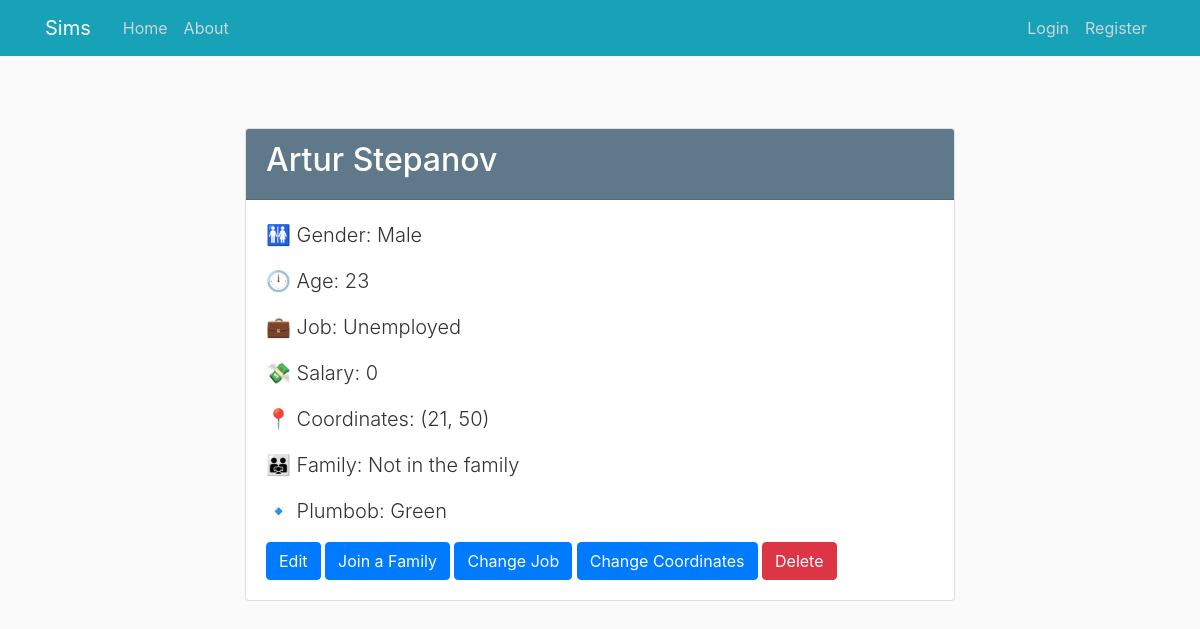
The app's page /human/2, older data.
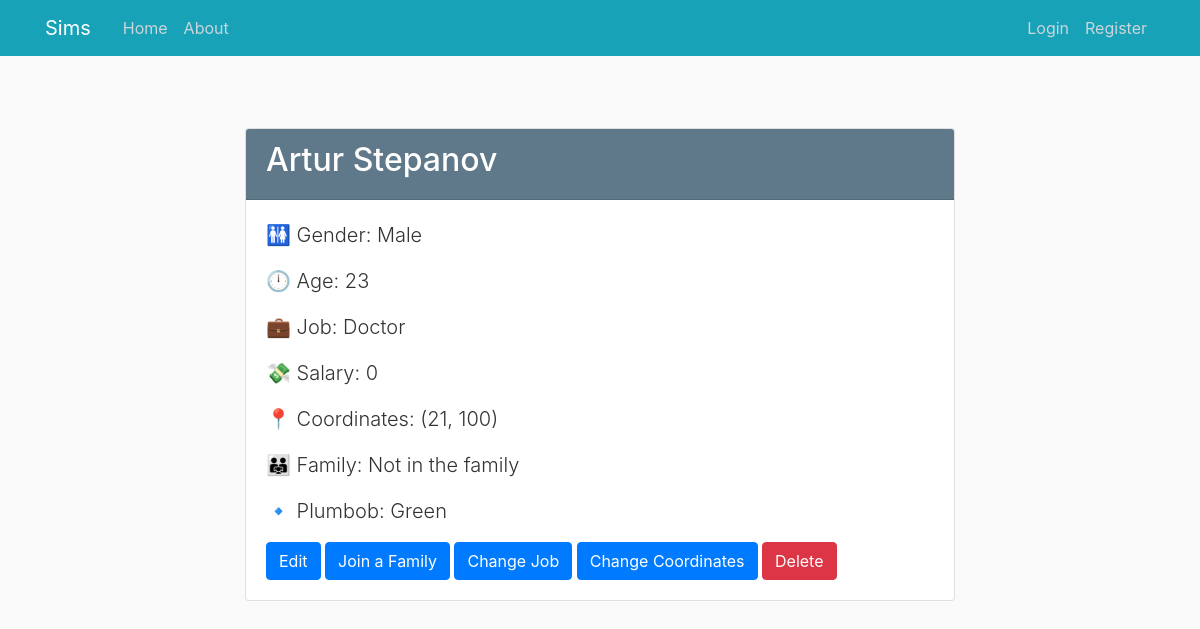
The same page, newer data.
### sims/models.py (models this page shows, shortened)
class Human(db.Model):
    id = db.Column(db.Integer, primary_key=True)
    name = db.Column(db.String(100), nullable=False)
    surname = db.Column(db.String(100), nullable=False)
    gender = db.Column(db.Enum(Gender), nullable=False)
    age = db.Column(db.Integer, nullable=False)
    job = db.Column(db.Enum(Job), default=Job.UNEMPLOYED)
    salary = db.Column(db.Integer, default=0)
    x_coordinate = db.Column(db.Integer, nullable=False, default=0)
    y_coordinate = db.Column(db.Integer, nullable=False, default=0)
    family_id = db.Column(db.Integer, db.ForeignKey('family.id'))
    plumbob = db.Column(db.Enum(Plumbob), default=Plumbob.GREEN)

### sims/humans/routes.py (the view)
@humans.route("/human/<int:human_id>")
def human(human_id):
    human = Human.query.get_or_404(human_id)
    family = Family.query.get(human.family_id)
    return render_template('humans/human.html', human=human, family=family)

### sims/templates/humans/human.html (shortened to what this page needs)
{% extends "layout.html" %}
{% block content %}
    <div class="container mt-5">
        <div class="row justify-content-center">
            <div class="col-md-8">
                <div class="card">
                    <div class="card-header bg-steel text-white">
                        <h2 class="text-white">{{ human.name }} {{ human.surname }}</h2>
                    </div>
                    <div class="card-body">
                        <p class="lead">🚻 Gender: {{ human.gender.value }}</p>
                        <p class="lead">🕛 Age: {{ human.age }}</p>
                        <p class="lead">💼 Job: {{ human.job.value }}</p>
                        <p class="lead">💸 Salary: {{ human.salary }}</p>
                        <p class="lead">📍 Coordinates: ({{ human.x_coordinate }}, {{ human.y_coordinate }})</p>
                        {% if family %}
                            <p class="lead">👨‍👨‍👧 Family: {{ family.name }}</p>
                        {% else %}
                            <p class="lead">👨‍👨‍👧 Family: Not in the family</p>
                        {% endif %}
                        <p class="lead">🔹 Plumbob: {{ human.plumbob.value }}</p>
                        <div class="mt-3">
                            <a href="{{ url_for('humans.update_human', human_id=human.id) }}" class="btn btn-primary">Edit</a>
                            <a href="{{ url_for('families.families_human', human_id=human.id) }}"
                               class="btn btn-primary">Join a Family</a>
                            <a href="{{ url_for('humans.change_job', human_id=human.id) }}"
                               class="btn btn-primary">Change Job</a>
                            <a href="{{ url_for('humans.change_coordinates', human_id=human.id) }}"
                               class="btn btn-primary">Change Coordinates</a>
                            <button class="btn btn-danger" id="deleteBtn" data-toggle="modal"
                                    data-target="#deleteModal">Delete
                            </button>
                        </div>
                    </div>
                </div>
            </div>
        </div>
    </div>
{% endblock content %}

### sims/templates/layout.html (shortened to what this page needs)
<!DOCTYPE html>
<html>
<head>
    <link rel="stylesheet" href="https://maxcdn.bootstrapcdn.com/bootstrap/4.0.0/css/bootstrap.min.css"
>
    <link rel="stylesheet" type="text/css" href="{{ url_for('static', filename='main.css') }}">
</head>
<body>
<header class="site-header">
    <nav class="navbar navbar-expand-md navbar-dark bg-info fixed-top">
        <div class="container">
            <a class="navbar-brand mr-4" href="/">Sims</a>
            <div class="collapse navbar-collapse" id="navbarToggle">
                <div class="navbar-nav mr-auto">
                    <a class="nav-item nav-link" href="{{ url_for('main.home') }}">Home</a>
                    <a class="nav-item nav-link" href="{{ url_for('main.about') }}">About</a>
                </div>
                <div class="navbar-nav">
                    {% if current_user.is_authenticated %}
                        <a class="nav-item nav-link" href="{{ url_for('users.account') }}">Account</a>
                        <a class="nav-item nav-link" href="{{ url_for('users.logout') }}">Logout</a>
                    {% else %}
                        <a class="nav-item nav-link" href="{{ url_for('users.login') }}">Login</a>
                        <a class="nav-item nav-link" href="{{ url_for('users.register') }}">Register</a>
                    {% endif %}
                </div>
            </div>
        </div>
    </nav>
</header>
<main role="main" class="container">
    <div class="row">
        <div class="col-md-12">
            {% block content %}{% endblock %}
        </div>
    </div>
</main>
</body>
</html>

### sims/static/main.css (style rules this page uses)
body { background: #fafafa; color: #333333; margin-top: 5rem; }
h1, h2, h3, h4, h5, h6 { color: #444444; }
.bg-steel { background-color: #5f788a; }
.site-header .navbar-nav .nav-link { color: #cbd5db; }

Row changes from the older to the newer data that the page shows:
changed Human "Artur": job.value "Unemployed" → "Doctor"; y_coordinate "50" → "100"
